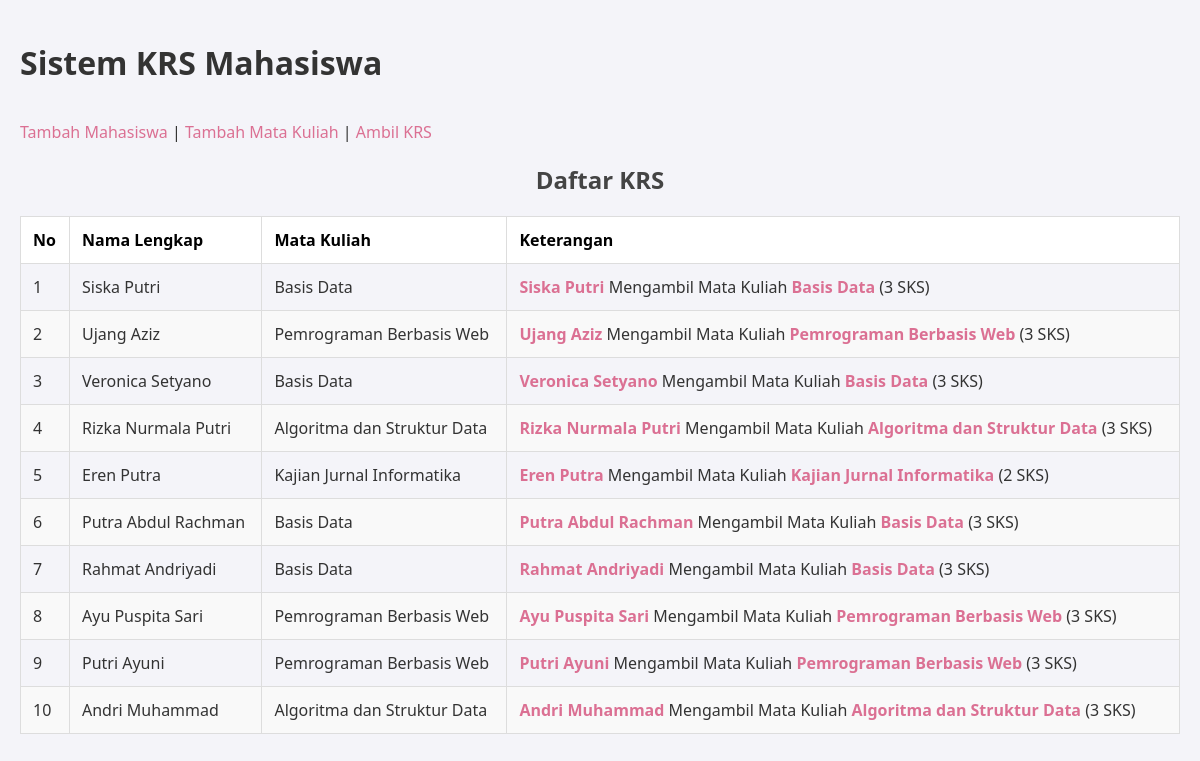
The page / on the database its author committed.
### tables this page shows
CREATE TABLE krs (
    id INT AUTO_INCREMENT PRIMARY KEY,
    mahasiswa_npm CHAR(13),
    matakuliah_kodemk CHAR(6),
    FOREIGN KEY (mahasiswa_npm) REFERENCES mahasiswa(npm),
    FOREIGN KEY (matakuliah_kodemk) REFERENCES matakuliah(kodemk)
);

CREATE TABLE mahasiswa (
    npm CHAR(13) PRIMARY KEY,
    nama VARCHAR(50),
    jurusan ENUM('Teknik Informatika', 'Sistem Operasi'),
    alamat TEXT
);

CREATE TABLE matakuliah (
    kodemk CHAR(6) PRIMARY KEY,
    nama VARCHAR(50),
    jumlah_sks INT(3)
);

### index.php (the view, shortened to what this page needs)
<?php
include 'koneksi.php';
$sql = "SELECT krs.id, mahasiswa.nama as nama_mahasiswa, matakuliah.nama as nama_matakuliah, matakuliah.jumlah_sks
        FROM krs
        JOIN mahasiswa ON krs.mahasiswa_npm = mahasiswa.npm
        JOIN matakuliah ON krs.matakuliah_kodemk = matakuliah.kodemk
        ORDER BY krs.id";
$result = $conn->query($sql);
?>
<!DOCTYPE html>
<html lang="en">
<head>
    <link rel="stylesheet" href="style.css">
</head>
<body>
    <h1>Sistem KRS Mahasiswa</h1>
    <a href="mahasiswa_tambah.php">Tambah Mahasiswa</a> |
    <a href="matakuliah_tambah.php">Tambah Mata Kuliah</a> |
    <a href="krs_tambah.php">Ambil KRS</a>
    <h2>Daftar KRS</h2>
    <table>
        <thead>
            <tr>
                <th>No</th>
                <th>Nama Lengkap</th>
                <th>Mata Kuliah</th>
                <th>Keterangan</th>
            </tr>
        </thead>
        <tbody>
            <?php
            if ($result->num_rows > 0) {
                $no = 1;
                while($row = $result->fetch_assoc()) {
                    echo "<tr>";
                    echo "<td>" . $no++ . "</td>";
                    echo "<td>" . $row['nama_mahasiswa'] . "</td>";
                    echo "<td>" . $row['nama_matakuliah'] . "</td>";
                    echo "<td><span class='nama'>" . $row['nama_mahasiswa'] . "</span> Mengambil Mata Kuliah <span class='matkul'>" .
                         $row['nama_matakuliah'] . "</span> (" . $row['jumlah_sks'] . " SKS)</td>";
                    echo "</tr>";
                }
            } else {
                echo "<tr><td colspan='5'>Tidak ada data KRS</td></tr>";
            }
            ?>
        </tbody>
    </table>
</body>
</html>

### style.css (style rules this page uses)
body { font-family: 'Segoe UI', Tahoma, Geneva, Verdana, sans-serif; background-color: #f4f4f9; color: #333; margin: 0; padding: 20px; }
h2 { text-align: center; color: #444; }
a { display: inline-block; margin-top: 15px; color: palevioletred; text-decoration: none; }
table { width: 100%; border-collapse: collapse; margin-top: 20px; }
table, th, td { border: 1px solid #ddd; }
th, td { padding: 12px; text-align: left; }
th { background-color: white; color: black; }
tr:nth-child(even) { background-color: #f9f9f9; }
.nama { color: palevioletred; font-weight: bold; }
.matkul { color: palevioletred; font-weight: bold; }

### rows shown on the page
krs: mahasiswa_npm.nama "Siska Putri", matakuliah_kodemk.nama "Basis Data", matakuliah_kodemk.jumlah_sks "3"
krs: mahasiswa_npm.nama "Ujang Aziz", matakuliah_kodemk.nama "Pemrograman Berbasis Web", matakuliah_kodemk.jumlah_sks "3"
krs: mahasiswa_npm.nama "Veronica Setyano", matakuliah_kodemk.nama "Basis Data", matakuliah_kodemk.jumlah_sks "3"
krs: mahasiswa_npm.nama "Rizka Nurmala Putri", matakuliah_kodemk.nama "Algoritma dan Struktur Data", matakuliah_kodemk.jumlah_sks "3"
krs: mahasiswa_npm.nama "Eren Putra", matakuliah_kodemk.nama "Kajian Jurnal Informatika", matakuliah_kodemk.jumlah_sks "2"
krs: mahasiswa_npm.nama "Putra Abdul Rachman", matakuliah_kodemk.nama "Basis Data", matakuliah_kodemk.jumlah_sks "3"
krs: mahasiswa_npm.nama "Rahmat Andriyadi", matakuliah_kodemk.nama "Basis Data", matakuliah_kodemk.jumlah_sks "3"
krs: mahasiswa_npm.nama "Ayu Puspita Sari", matakuliah_kodemk.nama "Pemrograman Berbasis Web", matakuliah_kodemk.jumlah_sks "3"
krs: mahasiswa_npm.nama "Putri Ayuni", matakuliah_kodemk.nama "Pemrograman Berbasis Web", matakuliah_kodemk.jumlah_sks "3"
krs: mahasiswa_npm.nama "Andri Muhammad", matakuliah_kodemk.nama "Algoritma dan Struktur Data", matakuliah_kodemk.jumlah_sks "3"
